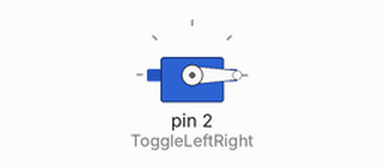
Simulated run of this sketch. Board: Arduino Uno, built with avr-gcc and run on an emulated ATmega328P. Parts: servo.

Above: at 0.05 s.
At 44.0 s:
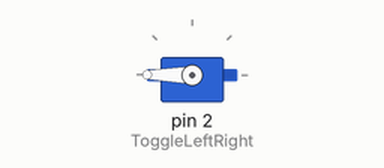
Timing chart, 0 to 57.2 s (numbered marks = the images above):
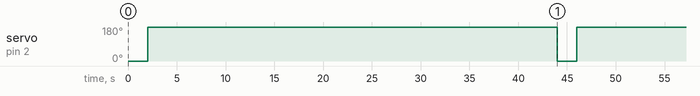

The sketch:

I2C_Servo.ino
```cpp
// There are (at this time) 3 servo boards expected to be in place
// change this to set the correct settings for the servo boards
// 1 = Dome Panels, 2 = Dome HPs, 3 = Body
#define SERVOBOARD 1

#include <Wire.h>
#include <Servo.h>
#include "DebugHelper.h"
#include "I2C_Common.h"
#include "DomePanels.h"
#include "DomeHPs.h"

void setup() {
    setupServoBoard();

    Wire.begin(servoBoardAddress);
    Wire.onReceive(receiveEvent);
}

void loop() {
    int i=0;

    for (i=0; i<11; i++) {
    setServoPosition(i, 0);
    delay(2000);
    setServoPosition(i, 180);
    delay(2000);
    }
}

int clamp(int value, int min, int max) {
    if (value < min)
        return min;
    else if (value > max)
        return max;
    else
        return value;
}

void setServoPosition(int servo, int value) {
    if (servo > SERVOCOUNT - 1)
        return;

    servos[servo].write(clamp(value, servoMins[servo], servoMaxs[servo]));
}

//------------------------------------------------------------------------------
// I2C
//------------------------------------------------------------------------------
void receiveEvent(int eventCode) {
    I2C_ServoBoard_Command::Value servoBoardCommand = (I2C_ServoBoard_Command::Value)Wire.read();

    switch (servoBoardCommand) {
        case I2C_ServoBoard_Command::MoveTo:
            int servoIndex = Wire.read();
            int angle = Wire.read();
            setServoPosition(servoIndex, angle);
            break;
    };
}
```

DebugHelper.h
```cpp
// DebugHelper
//
// Use DEBUGPRINT, which takes standard printf formats, to print debug info
//
// NOTE: This will run Serial.begin(115200) automatically

#ifndef __DEBUGHELPER__
#define __DEBUGHELPER__

// comment out this line to turn off debugging
#define USEDEBUGHELPER

#include <stdarg.h>
#include <Arduino.h>

#ifndef USEDEBUGHELPER
    #define debugPrint(fmt, ...)
#else
    #define debugPrint(fmt, ...) debugHelperPrintf(__FUNCTION__, __FILE__, fmt, __LINE__, ##__VA_ARGS__)
    #define DEBUGHELPERBUFFER 16

    static bool hasSerialBeginBeenCalled = false;

    inline const char* getFileName(const char* s) {
        // find the last index
        int lastIndex = -1;
        int index = 0;
        while (s[index] != '\0') {
            if (s[index] == '\\')
                lastIndex = index + 1;
            index++;
        }

        int length = strlen(s);

        if (lastIndex != -1) {
            char* to = (char*)malloc(length-lastIndex+1);
            strncpy(to, s + lastIndex, length-lastIndex);
            to[length-lastIndex] = '\0';
            return to;
        }

        return s;
    }

    inline void debugHelperPrintf(const char* function, const char* fileWithPath, const char *fmt, int line, ...) {
        // first time this is called setup the serial
        if (!hasSerialBeginBeenCalled) {
            Serial.begin(115200);
            hasSerialBeginBeenCalled = true;
        }

        // take the fileWithPath and get only the file
        const char* file = getFileName(fileWithPath);

        // print the debug information first
        Serial.print("DEBUG|");
        Serial.print(function);
        Serial.print("|");
        Serial.print(getFileName(fileWithPath));
        Serial.print("(");
        Serial.print(line);
        Serial.print(")|");

        // count the number of parameters in the string
        int parameterCount = 0;
        for (int i=0; fmt[i] != '\0'; i++)
            if (fmt[i] == '%')
                parameterCount++;

        // if the parameter count is zero, just send it out directly
        if (parameterCount == 0) {
            Serial.println(fmt);
            return;
        }

        char buffer[DEBUGHELPERBUFFER + 1];

        va_list argv;
        va_start(argv, parameterCount);

        int bufferPosition = 0;

        for (int i=0; fmt[i] != '\0'; i++) {
            // look for a paramter which starts with %
            if (fmt[i] == '%') {

                // dump what we have to the serial output
                buffer[bufferPosition] = '\0';
                Serial.print(buffer);

                // reset the buffer
                bufferPosition=0;
                buffer[bufferPosition] = '\0';

                switch (fmt[++i]) {
                    case 'd': Serial.print(va_arg(argv, int)); break;
                    case 'l': Serial.print(va_arg(argv, long)); break;
                    case 'f': Serial.print(va_arg(argv, double)); break;
                    case 'c': Serial.print((char)va_arg(argv, int)); break;
                    case 's': Serial.print(va_arg(argv, char*)); break;
                    default: break;
                }
            }
            else {
                // add to the buffer
                buffer[bufferPosition] = fmt[i];

                // if the buffer is full, dump the buffer to serial, then reset it
                bufferPosition = (bufferPosition+1)%DEBUGHELPERBUFFER;
                if (bufferPosition == 0) {
                    buffer[DEBUGHELPERBUFFER] = '\0';
                    Serial.print(buffer);
                    buffer[bufferPosition] = '\0';
                }
            }
        }

        Serial.println();
    }

#endif

#endif
```

DomeHPs.h
```cpp
#ifndef __DOMEHPS_H__
#define __DOMEHPS_H__

#if SERVOBOARD == 2

I2C_DeviceAddress::Value servoBoardAddress = I2C_DeviceAddress::DomeHPServo;

void setupServoBoard() {
}

#endif

#endif
```

DomePanels.h
```cpp
#ifndef __DOMEPANELS_H__
#define __DOMEPANELS_H__

#if SERVOBOARD == 1

#define SERVOCOUNT 1

I2C_DeviceAddress::Value servoBoardAddress = I2C_DeviceAddress::DomePanelServo;
Servo servos[SERVOCOUNT];
int servoMins[SERVOCOUNT];
int servoMaxs[SERVOCOUNT];

void setupServo(int index, int min, int max) {
    servos[index].attach(index + 2);
    servoMins[index] = min;
    servoMaxs[index] = max;
}

void setupServoBoard() {
    for (int i=0; i<SERVOCOUNT; i++) {
        setupServo(i, 0, 180);
    }
}

#endif

#endif
```

I2C_Common.h
```cpp
#ifndef __I2C_COMMON_H__
#define __I2C_COMMON_H__

//------------------------------------------------------------------------------
// SYSTEM WIDE
//------------------------------------------------------------------------------
struct I2C_DeviceAddress {
    enum Value {
        MagicPanel = 20,
        FrontHP = 25,
        TopHP = 26,
        RearHP = 27,
        DomePanelServo = 64,
        DomeHPServo = 65,
        BodyServo = 66,
    };
};

struct I2C_SystemEvent {
    enum Value {
        Off = 0,
        LeiaMessage = 1,
        ImperialMarch = 2,
        TwitchHPColor =3,
    };
};

//------------------------------------------------------------------------------
// HOLO PROJECTORS
//------------------------------------------------------------------------------
struct I2C_HP_Color {
    enum Value {
        Off = 0,
        Red = 1,
        Green = 2,
        Yellow = 3,
        Blue = 4,
        Magenta = 5,
        Cyan = 6,
        White = 7
    };
};

struct I2C_HP_Mode {
    enum Value {
        Color = 0,
        SystemEvent = 99,
    };
};

//------------------------------------------------------------------------------
// MAGIC PANEL
//------------------------------------------------------------------------------
struct I2C_MagicPanel_Command
{
    enum Value
    {
        On = 0,
        Off = 1,
        Brightness = 2,
        Mode = 3,
        Random = 4
    };
};

struct I2C_MagicPanel_Mode
{
    enum Value
    {
        Alert = 0,
        ToggleTopBottom = 1,
        ToggleLeftRight = 2,
        ToggleQuad = 3,
        QuadCycleCounterClockwise = 4,
        QuadCycleClockwise = 5,
        TraceUp = 6,
        TraceDown = 7,
        TraceUpDown = 8,
        TraceLeft = 9,
        TraceRight = 10,
        TraceLeftRight = 11,
        SingleLEDTest = 12,
        DoubleLEDTest = 13,
        RandomPixel = 14,
        String = 15
    };
};

//------------------------------------------------------------------------------
// SERVO BOARDS
//------------------------------------------------------------------------------
struct I2C_ServoBoard_Command {
    enum Value {
        MoveTo = 0,
    };
};


#endif
```

Measured:
- by itself, servo on pin 2 (ToggleLeftRight): alternates 180° for 42.0 s and 0° for 2.0 s
